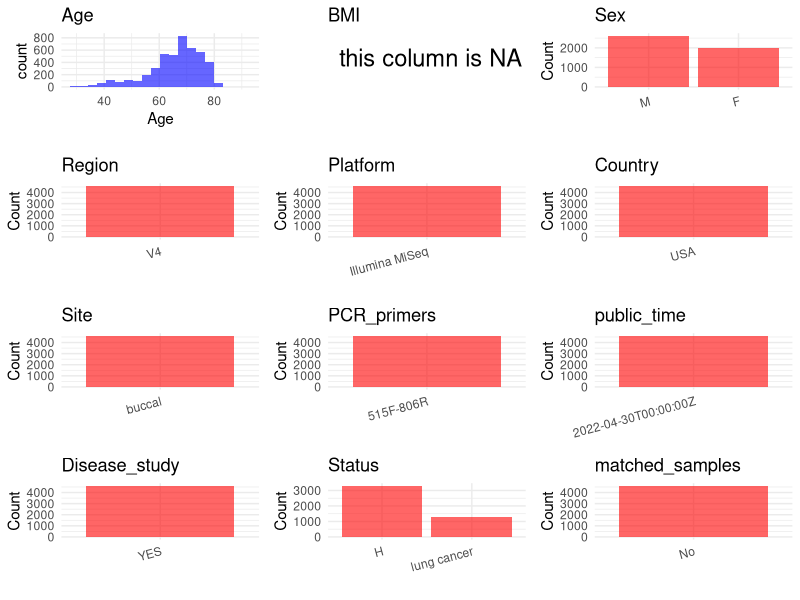

Recreate this plot in R. (Note: this script raises an error after producing the figure.)
## ---- chunk 1
# Load necessary libraries
library(dplyr)
library(ggplot2)
library(cowplot)
library(stringr)

# Set working directory (update this path to your local directory)
setwd("/home/hby/oral_project/PRJNA801882")

# Read the initial metadata files
initial_meta <- read.csv("SraRunTable.csv", header = T)

# Combine the two metadata files
# meta <- rbind(initial_meta, initial_meta1)

# Remove entries non-oral samples
# initial_meta <- subset(initial_meta,isolate %in% c("saliva","tongue coat"))

# Check the number of samples containing "HT" in Sample.Name (e.g., healthy controls)
# nrow(subset(meta, grepl("HT", Sample.Name)))

# Display the first few rows of the metadata
head(initial_meta)
## ---- chunk 2
# Create a uniform metadata dataframe
metadata <- data.frame(
  BioProject = initial_meta$BioProject,
  Run = initial_meta$Run,
  sample_name = initial_meta$Sample_Name,
  Sex = initial_meta$sex,
  Age = initial_meta$Sample_age,
  Platform = initial_meta$Instrument,
  Country = initial_meta$geo_loc_name_country,
  Site = initial_meta$source_material,
  public_time = initial_meta$ReleaseDate,
  Status = initial_meta$colorectal_cancer,
  Region = initial_meta$target_subfragment,
  BMI = NA,
  stringsAsFactors = FALSE
) %>%
  mutate(
    Status = case_when(
      Status == 0 ~ "H",
      Status == 1 ~ "lung cancer",
      TRUE ~ as.character(Status)
    ),
    Sex = case_when(
      Sex == "male" ~ "M",
      Sex == "female" ~ "F"
    ),
    Site = case_when(
      grepl("Buccal", Site, ignore.case = TRUE) ~ "buccal",
      TRUE ~ as.character(Site)
    ),
  )
## ---- chunk 3
# Add information obtained from the publication
metadata$PCR_primers <- "515F-806R"
metadata$title <- "The Oral Microbiome and Lung Cancer Risk: An Analysis of 3 Prospective Cohort Studies"
metadata$Disease_study <- "YES"
metadata$matched_samples <- "No"

metadata <- metadata[!is.na(metadata$Site), ]

# Check initial data distribution
cat("Initial sample distribution:\n")
table(metadata$subject_id)
table(metadata$Site)
## ---- chunk 4
# Check the number of unique runs and sample names
print(paste("Number of unique runs:", length(unique(metadata$Run))))
print(paste("Number of unique sample names:", length(unique(metadata$sample_name))))
## ---- chunk 5
# Select columns for visualization
plot_data <- metadata %>%
  select(-BioProject, -Run, -sample_name, -title)

# Function to create simple plots for each column
create_simple_plots <- function(data) {
  plots <- list()

  for (col in colnames(data)) {
    # Check if the column is all NA
    if (all(is.na(data[[col]]))) {
      # Create an empty plot with text indicating all NA
      p <- ggplot() +
        annotate("text", x = 0.5, y = 0.5, label = "this column is NA", size = 6) +
        labs(title = col) +
        theme_void()
    } else if (is.numeric(data[[col]])) {
      # Numeric variable: histogram
      p <- ggplot(data, aes(x = .data[[col]])) +
        geom_histogram(fill = "blue", alpha = 0.6, bins = 20, na.rm = TRUE) +
        labs(title = col) +
        theme_minimal()
    } else {
      # Categorical variable: bar plot (remove NA values)
      count_data <- as.data.frame(table(data[[col]], useNA = "ifany"))
      p <- ggplot(count_data, aes(x = reorder(Var1, -Freq), y = Freq)) +
        geom_col(fill = "red", alpha = 0.6) +
        labs(title = col, x = NULL, y = "Count") +
        theme_minimal() +
        theme(axis.text.x = element_text(angle = 15, hjust = 1))
    }
    plots[[col]] <- p
  }

  return(plots)
}

# Generate and arrange plots
plots <- create_simple_plots(plot_data)
p <- plot_grid(plots$Age,
  plots$BMI,
  plots$Sex,
  plots$Region,
  plots$Platform,
  plots$Country,
  plots$Site,
  plots$PCR_primer,
  plots$public_time,
  plots$Disease_study,
  plots$Status,
  plots$matched_samples, # add
  ncol = 3, align = "hv", axis = "lb"
)
ggsave("Metadata_Summary.png", plot = p, width = 8, height = 6, dpi = 150)
## ---- chunk 6
knitr::include_graphics("Metadata_Summary.png")
## ---- chunk 7
# Reorder columns to match the desired format
metadata <- metadata[, c(
  "BioProject", "Run", "sample_name", "Age", "BMI", "Sex",
  "Region", "Platform", "Country", "Site", "public_time",
  "PCR_primers", "title", "Disease_study", "Status", "matched_samples"
)]

# Export the uniform metadata to a CSV file
write.csv(metadata, file = "metadata.csv", quote = FALSE)
head(metadata)
